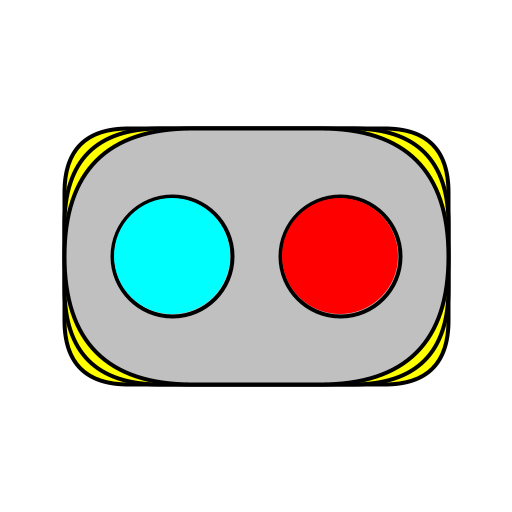
Frame 1 (no input)
Frame 2 (the mouse pressed at the canvas centre, redrawn once): identical to frame 1, image omitted

The Processing sketch that drew this single still picture (run headless with seeded random() and noise(); the mouse was pressed at the canvas centre and the sketch redrawn once):

// Processing sketch: A3DCicon
// ── A3DCicon.pde
// Icon generation for A3DCamera app
// Programatically draw the Android icon in safe area and output transparent png files
//
private static final int safeAreaSize = 384;
private static final int iconSize = 512;
private static final int iconOffset = iconSize/8;
private static final int safeAreaOffset = safeAreaSize/8;

void settings() {
  size(iconSize, iconSize);
}

void setup() {
  background(255); // white
}

void draw() {
  int strokeSize = 4;
  int x = (iconSize - safeAreaSize)/2;
  int y = x;
  PGraphics pg = createGraphics(iconSize, iconSize);
  pg.beginDraw();
  // draw safe area
  pg.background(#00FFFFFF); // all transparent
  //pg.stroke(color(255, 0, 0));
  //pg.rect(x-1, y-1, safeAreaSize+2, safeAreaSize+2);

  // draw camera outline
  pg.stroke(0);
  pg.strokeWeight(strokeSize);
  int camWidth = safeAreaSize;
  int camHeight = safeAreaSize-2*iconOffset;
  pg.fill(color(255, 255, 0));
  pg.rect(x, y+iconOffset, camWidth, camHeight, 64);
  pg.rect(x, y+iconOffset, camWidth, camHeight, 96);
  //pg.fill(224); // light gray
  pg.fill(192);
  //pg.fill(color(0,0,224)); //  blue shade
  pg.rect(x, y+iconOffset, camWidth, camHeight, 128);

  // draw lens
  int xLens1 = camWidth/4 +camWidth/32 + x;
  int yLens1 = camHeight/2 + y +iconOffset;
  int xLens2 = 6*safeAreaOffset -camWidth/32+ x;
  int yLens2 =  camHeight/2 + y +iconOffset;
  int lensSize = 2*safeAreaOffset + safeAreaOffset/2;
  pg.ellipse(xLens1, yLens1, lensSize, lensSize);
  pg.ellipse(xLens2, yLens2, lensSize, lensSize);

  // color lens
  pg.fill(color(0, 255, 255));
  pg.noStroke();
  pg.ellipse(xLens1, yLens1, lensSize-strokeSize, lensSize-strokeSize);
  pg.fill(color(255, 0, 0));
  pg.ellipse(xLens2, yLens2, lensSize-strokeSize, lensSize-strokeSize);
  pg.endDraw();
  // save 512x 5x2
  pg.save("tA3DCicon.png");

  background(255);
  image(pg, 0, 0);
  save("A3DCicon.png"); // not transparent
  noLoop();
}
